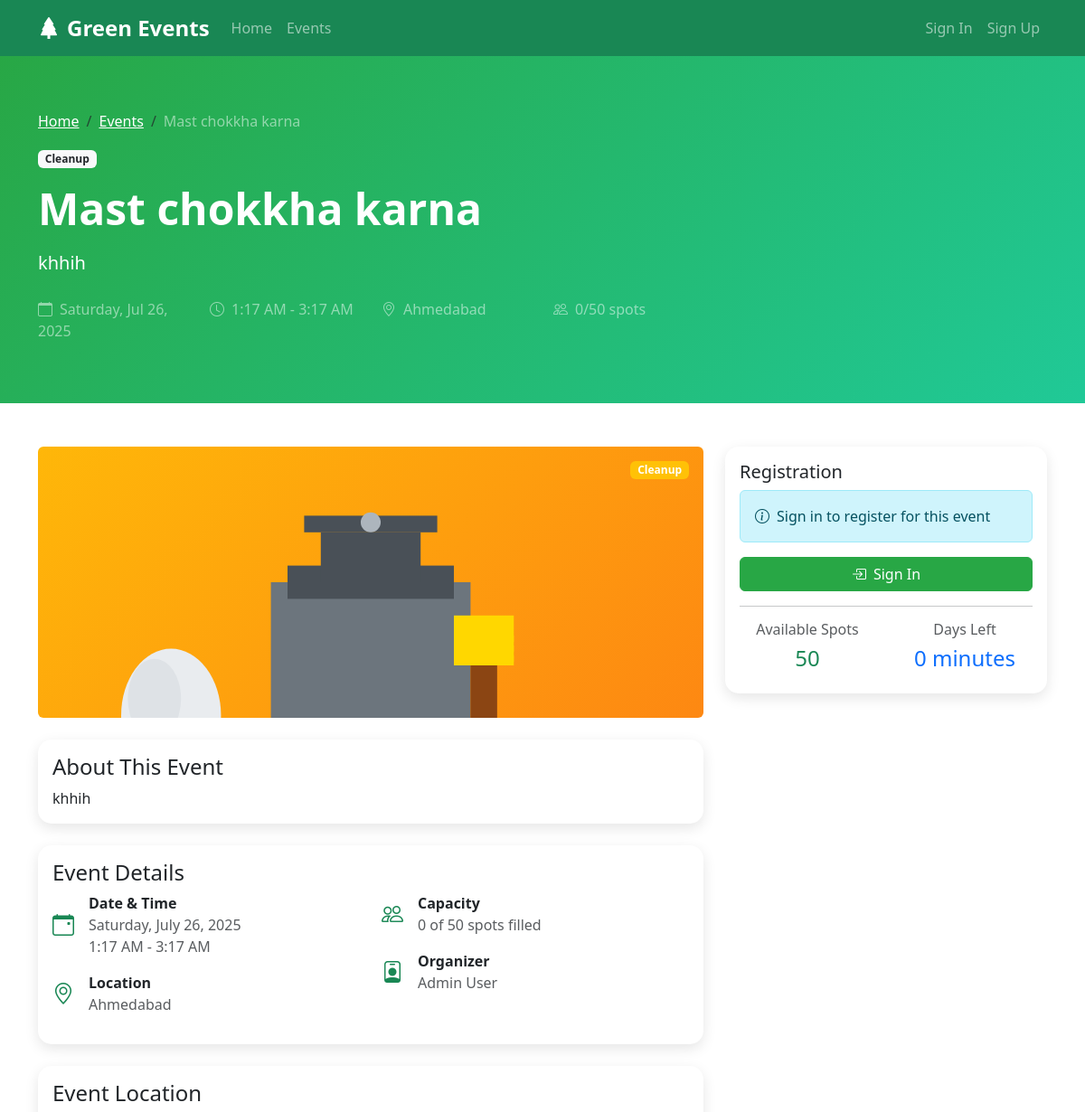
The app's page /event/4/ (upper part), older data.
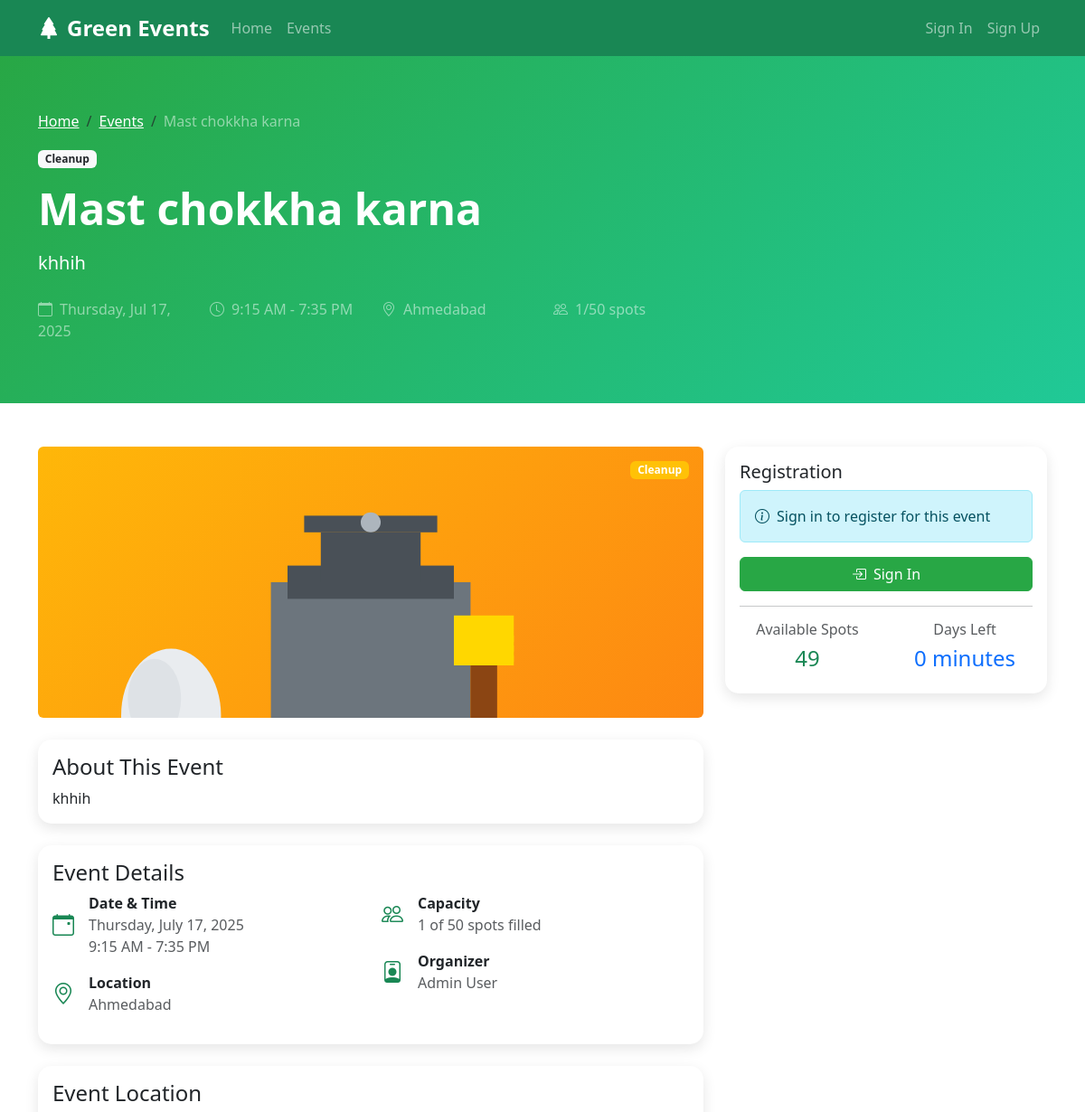
The same page, newer data.
### GreenTech/models.py (models this page shows, shortened)
class Event(models.Model):
    EVENT_TYPES = [
        ('tree_planting', 'Tree Planting'),
        ('cleanup', 'Cleanup'),
        ('recycling', 'Recycling'),
        ('education', 'Environmental Education'),
        ('conservation', 'Wildlife Conservation'),
        ('other', 'Other'),
    ]
    title = models.CharField(max_length=200)
    description = models.TextField()
    event_type = models.CharField(max_length=20, choices=EVENT_TYPES)
    location = models.CharField(max_length=200)
    latitude = models.DecimalField(max_digits=9, decimal_places=6, null=True, blank=True)
    longitude = models.DecimalField(max_digits=9, decimal_places=6, null=True, blank=True)
    date = models.DateField()
    start_time = models.TimeField()
    end_time = models.TimeField()
    max_participants = models.IntegerField(default=50)
    current_participants = models.IntegerField(default=0)
    organizer = models.ForeignKey(User, on_delete=models.CASCADE)
    created_at = models.DateTimeField(auto_now_add=True)
    updated_at = models.DateTimeField(auto_now=True)
    is_active = models.BooleanField(default=True)
    image = models.ImageField(upload_to='event_images/', null=True, blank=True)
    @property
    def is_full(self):
        return self.current_participants >= self.max_participants
    @property
    def available_spots(self):
        return self.max_participants - self.current_participants
    def get_event_image_url(self):
        if self.image:
            return self.image.url
        return get_event_type_image(self.event_type)
    def get_event_color_class(self):
        return get_event_type_color(self.event_type)

### GreenTech/views.py (the view)
# urls.py: path('event/<int:event_id>/', views.event_detail, name='event_detail'),
def event_detail(request, event_id):
    event = get_object_or_404(Event, id=event_id, is_active=True)
    is_registered = False
    registration = None
    if request.user.is_authenticated:
        registration = EventRegistration.objects.filter(event=event, user=request.user).first()
        is_registered = registration is not None
    context = {
        'event': event,
        'is_registered': is_registered,
        'registration': registration,
    }
    return render(request, "GreenTech/event_detail.html", context)

### GreenTech/utils.py (called while the page is built)
def get_event_type_image(event_type):
    event_type_images = {
        'tree_planting': '/static/images/event-types/tree-planting.svg',
        'cleanup': '/static/images/event-types/cleanup.svg',
        'recycling': '/static/images/event-types/recycling.svg',
        'education': '/static/images/event-types/education.svg',
        'conservation': '/static/images/event-types/conservation.svg',
        'other': '/static/images/event-types/other.svg',
    }
    return event_type_images.get(event_type, event_type_images['other'])

def get_event_type_color(event_type):
    event_type_colors = {
        'tree_planting': 'success',
        'cleanup': 'warning',
        'recycling': 'info',
        'education': 'primary',
        'conservation': 'danger',
        'other': 'secondary',
    }
    return event_type_colors.get(event_type, event_type_colors['other'])

### templates/GreenTech/event_detail.html (shortened to what the changed rows need)
{% extends 'GreenTech/base.html' %}
{% block content %}
<section class="event-header">
    <div class="container">
        <div class="row">
            <div class="col-lg-8">
                <nav aria-label="breadcrumb">
                    <ol class="breadcrumb">
                        <li class="breadcrumb-item"><a href="{% url 'home' %}" class="text-white">Home</a></li>
                        <li class="breadcrumb-item"><a href="{% url 'events' %}" class="text-white">Events</a></li>
                        <li class="breadcrumb-item active text-white-50" aria-current="page">{{ event.title }}</li>
                    </ol>
                </nav>
                <span class="badge bg-light text-dark mb-3">{{ event.get_event_type_display }}</span>
                <h1 class="display-5 fw-bold mb-3">{{ event.title }}</h1>
                <p class="lead mb-4">{{ event.description|truncatewords:30 }}</p>
                <div class="row text-white-50">
                    <div class="col-md-3 mb-2">
                        <i class="bi bi-calendar me-2"></i>{{ event.date|date:"l, M d, Y" }}
                    </div>
                    <div class="col-md-3 mb-2">
                        <i class="bi bi-clock me-2"></i>{{ event.start_time|time:"g:i A" }} - {{ event.end_time|time:"g:i A" }}
                    </div>
                    <div class="col-md-3 mb-2">
                        <i class="bi bi-geo-alt me-2"></i>{{ event.location }}
                    </div>
                    <div class="col-md-3 mb-2">
                        <i class="bi bi-people me-2"></i>{{ event.current_participants }}/{{ event.max_participants }} spots
                    </div>
                </div>
            </div>
        </div>
    </div>
</section>
<section class="py-5">
    <div class="container">
        <div class="row">
            <div class="col-lg-8">
                <div class="mb-4">
                    {% if event.image %}
                        <img src="{{ event.image.url }}" class="img-fluid rounded" alt="{{ event.title }}">
                    {% else %}
                        <div class="position-relative rounded overflow-hidden">
                            <img src="{{ event.get_event_image_url }}" class="img-fluid w-100" alt="{{ event.title }}" style="height: 300px; object-fit: cover;">
                            <span class="badge bg-{{ event.get_event_color_class }} position-absolute top-0 end-0 m-3">
                                {{ event.get_event_type_display }}
                            </span>
                        </div>
                    {% endif %}
                </div>
                <div class="card event-info-card mb-4">
                    <div class="card-body">
                        <h4 class="card-title">About This Event</h4>
                        <p class="card-text">{{ event.description }}</p>
                    </div>
                </div>
                <div class="card event-info-card mb-4">
                    <div class="card-body">
                        <div class="row">
                            <div class="col-md-6">
                                <div class="d-flex align-items-center mb-3">
                                    <div>
                                        <strong>Date & Time</strong><br>
                                        <span class="text-muted">{{ event.date|date:"l, F d, Y" }}<br>
                                        {{ event.start_time|time:"g:i A" }} - {{ event.end_time|time:"g:i A" }}</span>
                                    </div>
                                </div>
                                <div class="d-flex align-items-center mb-3">
                                    <div>
                                        <strong>Location</strong><br>
                                        <span class="text-muted">{{ event.location }}</span>
                                    </div>
                                </div>
                            </div>
                            <div class="col-md-6">
                                <div class="d-flex align-items-center mb-3">
                                    <div>
                                        <strong>Capacity</strong><br>
                                        <span class="text-muted">{{ event.current_participants }} of {{ event.max_participants }} spots filled</span>
                                    </div>
                                </div>
                                <div class="d-flex align-items-center mb-3">
                                    <div>
                                        <strong>Organizer</strong><br>
                                        <span class="text-muted">{{ event.organizer.get_full_name|default:event.organizer.username }}</span>
                                    </div>
                                </div>
                            </div>
                        </div>
                    </div>
                </div>
            </div>
            <div class="col-lg-4">
                <div class="card event-info-card registration-status">
                    <div class="card-body">
                        <div class="row text-center">
                            <div class="col-6">
                                <h6 class="text-muted">Available Spots</h6>
                                <h4 class="text-success">{{ event.available_spots }}</h4>
                            </div>
                            <div class="col-6">
                                <h6 class="text-muted">Days Left</h6>
                                <h4 class="text-primary">{{ event.date|timeuntil }}</h4>
                            </div>
                        </div>
                    </div>
                </div>
            </div>
        </div>
    </div>
</section>
{% endblock %}

Row changes from the older to the newer data that the page shows:
changed Event "Mast chokkha karna": date "Saturday, Jul 26, 2025" → "Thursday, Jul 17, 2025"; start_time "1:17 AM" → "9:15 AM"; end_time "3:17 AM" → "7:35 PM"; current_participants "0" → "1"; date "Saturday, July 26, 2025" → "Thursday, July 17, 2025"; available_spots "50" → "49"
